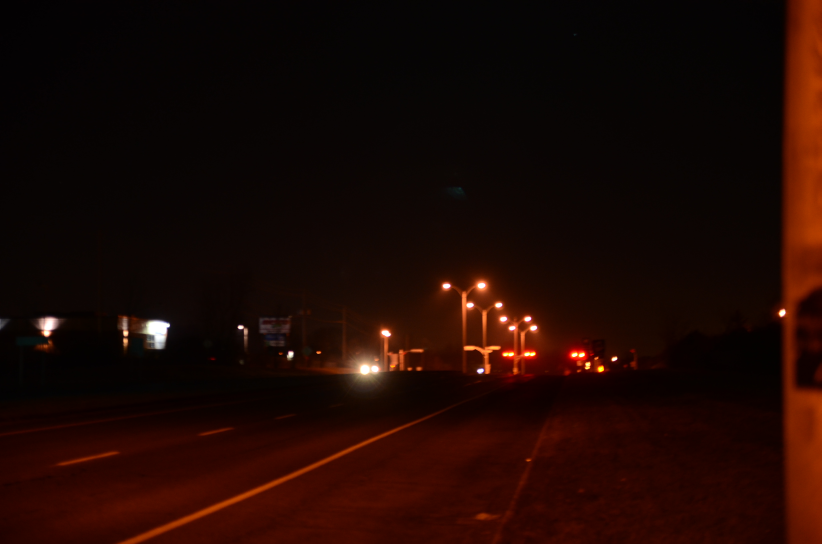
#> input picture Headlight_detection/images/DSC_5767.JPG, 2464 x 1632 px, given in place of the camera (shown at 1/3 size)
$ python webcam_motor.py
#> lines starting #> are read from the running program, lines starting #| are printed output that depends on the picture; after the words box and inside, x2 and y2 are one past the last pixel; in counts of white or black regions, pixels touching at a corner belong together
# import the necessary packages
import argparse
import cv2
import numpy as np
# Motor Import
import RPi.GPIO as GPIO
import time
import math

GPIO.setmode(GPIO.BOARD)
GPIO.setup(11,GPIO.OUT)
frequencyHertz=10
pwm = GPIO.PWM(11, frequencyHertz)
msPerCycle = 1000 / frequencyHertz

# construct the argument parse and parse the arguments
ap = argparse.ArgumentParser()
ap.add_argument("-v", "--video",
	help = "path to the (optional) video file")
args = vars(ap.parse_args())

# if a video path was not supplied, grab the reference
# to the gray
if not args.get("video", False):
	camera = cv2.VideoCapture(0)


# otherwise, load the video
else:
	camera = cv2.VideoCapture(args["video"])


## Function that removes all unwanted colors defined in the boundaries list from image
def removeUnwantedColor(originalImage,updateImage):
	# Define list of colors boundaries

	boundaries = [	# Define all unwanted colors here
			([0,60,190],[190,190,255]),		# Red
			([170,150,0],[255,255,190]), 	# Green
			# ([85,170,210],[225,235,235]), 	# Yellow

			# Color White needs to be define here
			([245,245,245],[255,255,255])]	# White

	blurredImage = cv2.GaussianBlur(originalImage, (7, 7), 0)

	# Loop over the boundaries and eliminate the unwanted colors
	for (lower, upper) in boundaries[:-1]:
		# create NumPy arrays from the boundaries
		lower = np.array(lower, dtype = "uint8")
		upper = np.array(upper, dtype = "uint8")

		# Find the colors within the specified boundaries and apply
		# the mask
		mask = cv2.inRange(blurredImage, lower, upper)

		# Isolation of unwanted color
		unwantedColor = cv2.bitwise_and(originalImage, blurredImage, mask = mask)
		unwantedColor = cv2.GaussianBlur(unwantedColor, (3, 3), 0)
		grayscaleImage = cv2.cvtColor(unwantedColor, cv2.COLOR_BGR2GRAY)
		# invert = cv2.bitwise_not(grayscaleImage)
		invert = cv2.bitwise_not(unwantedColor)

		# updateImage = cv2.bitwise_and(updateImage, invert)
		updateImage = cv2.bitwise_and(updateImage, invert)

	return updateImage
	## end removeUnwantedColor


## Analyzing the picture's histogram
def getHistData(originalImage):
	numOfBin = 32
	hist = cv2.calcHist([originalImage], [0], None, [numOfBin], [0, 256])
	# hist = np.bincount(image.ravel(),minlength=256)

	# Print out the histogram values
	# print hist," \n",len(hist)

	# Get maxBinNum and maxPixel from grayscale histogram
	maxBinNum = 0
	maxPixel = 0
	threshPt = 240
	for x in range (0,len(hist)):
		# print(x,") ",hist[x])
		if hist[x] > maxPixel:
			maxBinNum = x
			maxPixel = hist[x]

	# print "Most Pixels are in bin",maxBinNum
	# print hist[maxBinNum]

	# Set the optimal threshold value
	if maxBinNum <= 10:
		threshPt = maxBinNum * 14 + 135
	else:
		threshPt = 250

	# print ("threshPt = " ,threshPt)

	return (threshPt,maxBinNum,maxPixel)
	## end getHistData


def getDistance(ptX,ptY,refPtX,refPtY):
	distance = math.sqrt(math.pow((ptX-refPtX),2) + math.pow((ptY-refPtY),2))
	return distance

def getAngle(ptX,ptY,refPtX,refPtY):
	distance = getDistance(ptX,ptY,refPtX,refPtY)
	if (ptX<=refPtX):
		rad = math.acos((refPtX-ptX)/distance)
	elif (ptX>refPtX):
		rad = math.asin((ptX-refPtX)/distance)+(math.pi/2)

	# Convert radian to degree
	angle = (rad * 180) / math.pi

	return angle


def moveMotor(angle):

	position = (math.floor(angle)/90) + 0.5
	dutyCyclepercentage = position * 100 / msPerCycle
	pwm.start(dutyCyclepercentage)

	# [4 lines of commented-out code are left out]
	return


# Main Program
if __name__ == "__main__":
	# count = 10
	while True:
		# grab the current frame
		(grabbed, frame) = camera.read()
#> frame is the input picture: shape (1632, 2464, 3); mean B, G, R 3.2, 8.3, 29.8

		r = 320.0 / frame.shape[1]
#> r = 0.13
		dim = (320,int(frame.shape[0] * r))
#> dim = (320, 211)
		frame = cv2.resize(frame, dim, interpolation = cv2.INTER_AREA)
#> frame: shape (211, 320, 3)

		# Get the frame size
		frameWidth = frame.shape[1]
#> frameWidth = 320
		frameHeight = frame.shape[0]
#> frameHeight = 211
		# print "Hight:", frameHeight
		# print "Width:", frameWidth

		# Reference Point - (Location of Cyclist)
		refPtX = frameWidth/2
#> refPtX = 160
		refPtY = frameHeight
#> refPtY = 211
		# print "refPtX:",refPtX," refPtY:",refPtY

		# if we are viewing a video and we did not grab a
		# frame, then we have reached the end of the video
		if args.get("video") and not grabbed:
			break

		updateImage = frame
		image = removeUnwantedColor(frame,updateImage)
#> the loop in removeUnwantedColor, `for (lower, upper) in boundaries[:-1]:` made 2 passes
#> pass 1, in removeUnwantedColor, `mask = cv2.inRange(blurredImage, lower, upper)`:
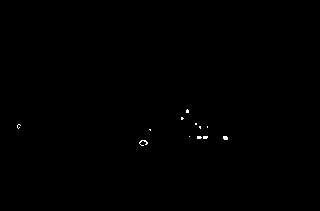
#> mask: shape (211, 320); 0.16% white in thin lines or dots, all inside (x1, y1, x2, y2) = (17, 109, 228, 146)
		imageCopy = image.copy()
		gray = cv2.cvtColor(imageCopy, cv2.COLOR_BGR2GRAY)
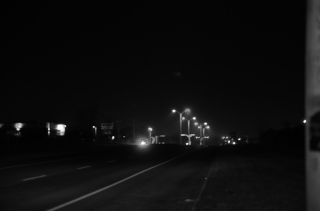
#> gray: shape (211, 320); min 2, max 255, mean 14
		(threshPt,maxBinNum,maxPixel) = getHistData(gray)
#> in getHistData, `hist = cv2.calcHist([originalImage], [0], None, [numOfBin], [0, 256])`: hist = 32 values, max 34069 at index 0, min 7 at index 27, mean 2110
#> the loop in getHistData, `for x in range (0,len(hist)): # print(x,") ",hist[x])` made 32 passes
#> (maxBinNum, maxPixel) on pass 1: (0, [34069])
#> after the loop in getHistData, `for x in range (0,len(hist)):`: maxBinNum = 0
#> in getHistData, `threshPt = maxBinNum * 14 + 135`: threshPt = 135
#> threshPt = 135; maxBinNum = 0; maxPixel = [34069]

		mask = np.zeros((frameHeight, frameWidth, 3), dtype = "uint8")
		## Pentagon
		pts = np.array([[mask.shape[1]*(0.35),mask.shape[0]*(0.15)],[mask.shape[1]*(0.65),mask.shape[0]*(0.15)],[mask.shape[1]*(0.985),mask.shape[0]*(0.8)],[mask.shape[1]*(0.5),mask.shape[0]*(0.985)],[mask.shape[1]*(0.015),mask.shape[0]*(0.8)]], np.int32)
		pts = pts.reshape((-1,1,2))
		cv2.fillConvexPoly(mask,pts,(255,255,255),1)
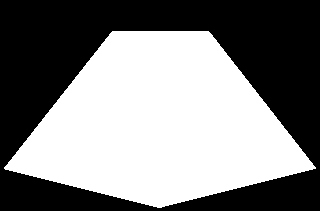
#> mask: shape (211, 320, 3); 51% white; 1 black region, box (x1, y1, x2, y2) and area: (0, 0, 320, 211) 33106
		masked = cv2.bitwise_and(image, mask)
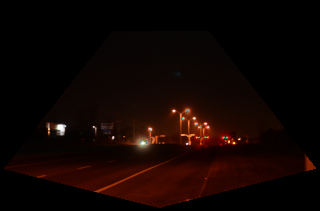
#> masked: shape (211, 320, 3); mean B, G, R 1.9, 4.7, 16.4
		# cv2.imshow("Masked", thresh)
		# cv2.waitKey(0)
		gray = cv2.cvtColor(masked, cv2.COLOR_BGR2GRAY)

		blur = cv2.GaussianBlur(gray, (9, 9), 0)
		(T, thresh) = cv2.threshold(blur, threshPt, 255, cv2.THRESH_BINARY)
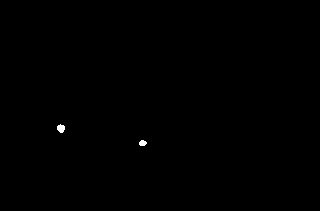
#> thresh: shape (211, 320); 0.13% white; 2 white regions, box (x1, y1, x2, y2) and area: (57, 124, 65, 133) 53, (139, 140, 147, 146) 37
#> T = 135

		canny = cv2.Canny(thresh, 120, 170)
#> canny: shape (211, 320); 0.07% white in thin lines or dots, all inside (x1, y1, x2, y2) = (56, 124, 147, 146)
		(cnts, _) = cv2.findContours(canny.copy(), cv2.RETR_EXTERNAL, cv2.CHAIN_APPROX_SIMPLE)
#> cnts = 2 contours; box (x1, y1, x2, y2) and area: (56, 124, 65, 133) 52, (138, 139, 147, 146) 34
		whiteLight = frame.copy()
		cv2.drawContours(whiteLight, cnts, -1, (0, 255, 0), 2)
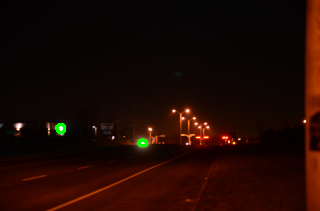
#> whiteLight: shape (211, 320, 3); mean B, G, R 2.9, 8.6, 29.4

		nearX = 0;
		nearY = 0;
		nearW = 0;
		nearH = 0;
		nearDistance = 5000

		for (i, c) in enumerate(cnts):
			(x, y, w, h) = cv2.boundingRect(c)
			distance = getDistance((x+w/2),(y+h/2),refPtX,refPtY)
			if ((y+h/2)>nearY and (x>80) and (x+w)<frameWidth-80):
			# if (distance>nearDistance and (x>100) and (x+w)<frameWidth-100):
				nearX = x
				nearY = y
				nearW = w
				nearH = h
				nearDistance = distance
				# print "Update"
				# print x+w/2,"-",y+h/2
			lightSource = frame[y:y + h, x:x + w]
#> this loop made 2 passes
#> (x, y, w, h, distance, nearX, nearY, nearW) on pass 1: (138, 139, 9, 7, 70.7, 138, 139, 9)
#> (x, y, w, h, distance) on pass 2: (56, 124, 9, 9, 129.3)
#> after the loop, nearDistance = 70.7; nearH = 7; nearW = 9; nearX = 138; nearY = 139

		if (nearX>0 or nearY>0) and nearDistance>10:
			cv2.rectangle(frame,(nearX,nearY),(nearX+nearW,nearY+nearH),(0,255,0),2)
			# cv2.rectangle(gray,(nearX,nearY),(nearX+nearW,nearY+nearH),(0,255,0),2)
			cv2.line(frame,(nearX+nearW/2,nearY+nearH),(refPtX,refPtY),(0,255,0))
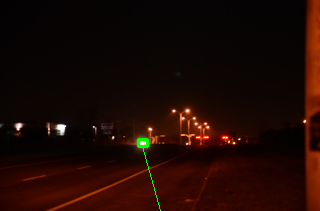
#> frame: shape (211, 320, 3); mean B, G, R 3.1, 8.8, 29.6
			moveMotor(getAngle((nearX+nearW/2),(nearY+nearH/2),refPtX,refPtY))
		# frame = cv2.bitwise_and(frame, mask)
		cv2.imshow("Canny", canny)
		cv2.imshow("Frame", frame)

		# if the 'q' key is pressed, stop the loop
		if cv2.waitKey(1) & 0xFF == ord("q"):
#> (key q is pressed here)
			break

	# cleanup the camera and close any open windows
	camera.release()
	cv2.destroyAllWindows()
	pwm.stop()
#> (this line was passed over: RPi is not available in this run)
	GPIO.cleanup()
